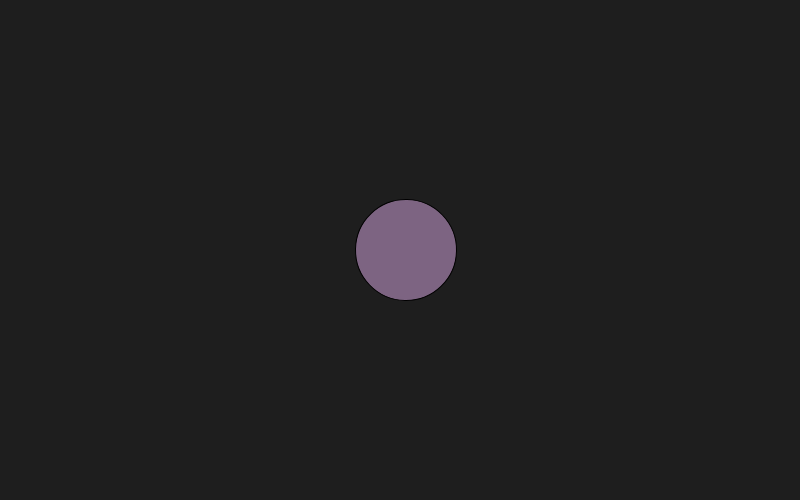
Frame 1 (no input)
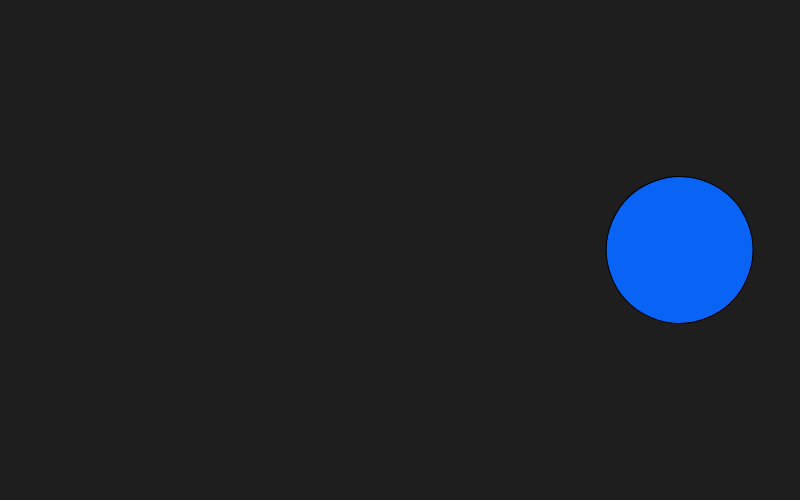
Frame 60 (no input)
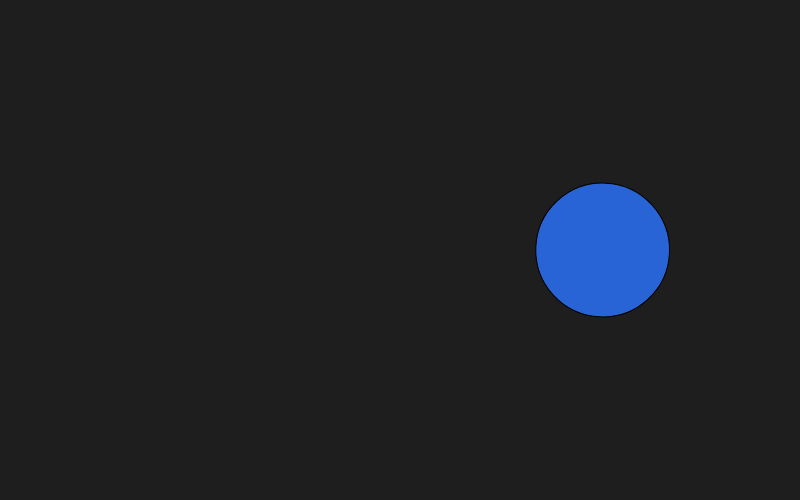
Frame 120 (the mouse pressed at the canvas centre since frame 60)

The p5.js sketch that drew these frames (run headless with seeded random() and noise() and a simulated clock; from frame 60 on, the mouse is pressed at the canvas centre):

// p5.js sketch
// ── sketch.js
function setup() {
 createCanvas(800, 500);
}
function draw() {
 background(30);
 let t = (sin(frameCount * 0.02)+1)/2;
 // posición
 let x = lerp(100, 700, t);
 // tamaño
 let s = lerp(50, 150, t);
 // color
 let r = lerp(255, 0, t);
 let b = lerp(0, 255, t);
 push();
 translate(x, 250);
 rotate(frameCount * 0.02);
 fill(r, 100, b);
 circle(0, 0, s);
 pop();
}
